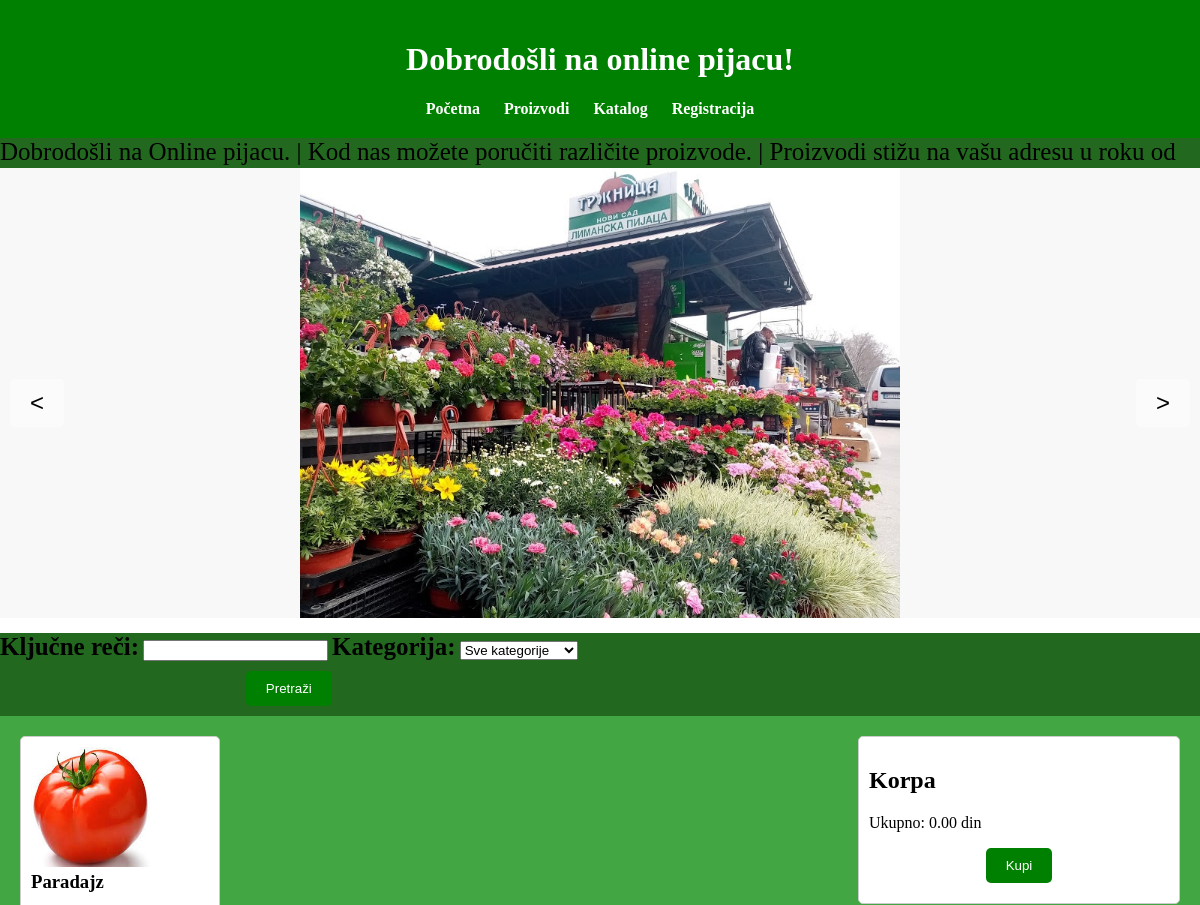
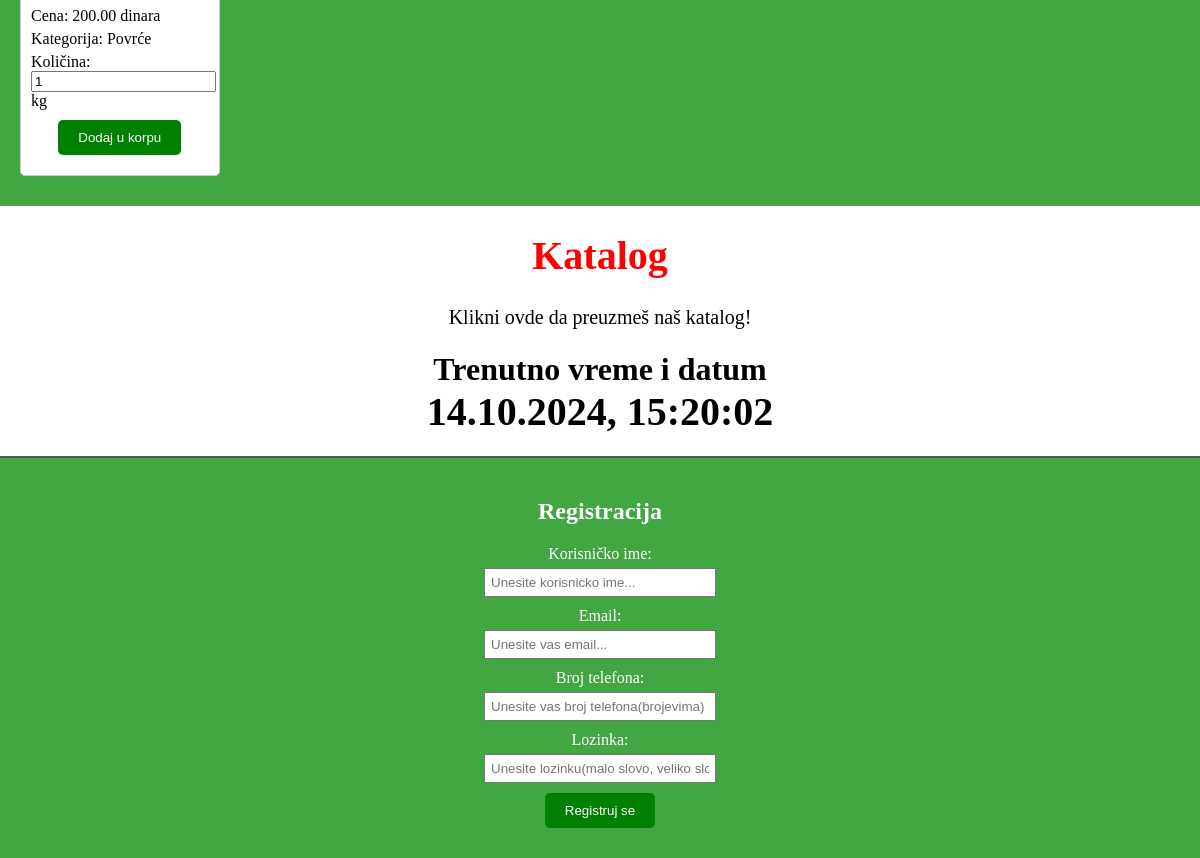
Screenshot of /index.php?kljucne-reci=Paradajz with the database file from the repository (2 pictures, top to bottom).
### tables this page shows
CREATE TABLE `proizvodi` (
  `id` int(11) NOT NULL,
  `ime` varchar(255) DEFAULT NULL,
  `cena` decimal(10,2) DEFAULT NULL,
  `kategorija` varchar(255) DEFAULT NULL,
  `slika` varchar(255) DEFAULT NULL,
  `jedinica` varchar(50) DEFAULT NULL
);

### index.php (the view, shortened to what this page needs)
<!DOCTYPE html>
<html lang="sr">
<head>
    <link rel="stylesheet" href="style.css">
</head>
<body>
<?php include 'bazapodataka.php'; ?>
<header>
        <h1>Dobrodošli na online pijacu!</h1>
        <nav>
            <ul>
                <li><a href="#">Početna</a></li>
                <li><a href="#proizvodi">Proizvodi</a></li>
                <li><a href="#preuzimanje">Katalog</a></li>
                <li><a href="#forma-registracija">Registracija</a></li>
            </ul>
        </nav>
</header>
<?php
    $marki_tekst = "Dobrodošli na Online pijacu. | Kod nas možete poručiti različite proizvode. | Proizvodi stižu na vašu adresu u roku od 2h. |";
    echo  "<marquee id='marki'>$marki_tekst</marquee>";
?>
    <div class="slider">
        <img src="pijace slike/liman.jpg" alt="Slika 1" class="trenutna-slika">
        <button id="prethodniBtn" class="dugme-slider prethodno-dugme">&lt;</button>
        <button id="sledeciBtn" class="dugme-slider sledece-dugme">&gt;</button>
    </div>
    <div id="pretraga">
    <form method="GET" action="<?php echo $_SERVER['PHP_SELF']; ?>">
    <label for="kljucne-reci">Ključne reči:</label>
    <input type="text" id="kljucne-reci" name="kljucne-reci">
    <label for="kategorija">Kategorija:</label>
    <select id="kategorija" name="kategorija">
        <option value="">Sve kategorije</option>
    </select>
    <button type="submit">Pretraži</button>
</form>
</div>
    <main>
    <section id="proizvodi">
<?php
if ($_SERVER["REQUEST_METHOD"] == "GET" && isset($_GET['kljucne-reci'])) {
    $kljucneReci = $_GET['kljucne-reci'];
    $sql = "SELECT * FROM proizvodi WHERE ime LIKE '%$kljucneReci%'";
    $rezultat = $conn->query($sql);
    if ($rezultat->num_rows > 0) {
        while($red = $rezultat->fetch_assoc()) {
            echo '<div class="proizvodi-kartica">';
            echo '<img src="' . $red["slika"] . '" alt="' . $red["ime"] . '">';
            echo '<h3>' . $red["ime"] . '</h3>';
            echo '<p>Cena: ' . $red["cena"] . ' dinara</p>';
            echo '<p>Kategorija: ' . $red["kategorija"] . '</p>';
            echo '<form class="dodaj-forma">';
            echo 'Količina: <input type="number" name="vidljiva-kolicina" value="1" min="1"> ' . $red["jedinica"];
            echo '<button type="button" onclick="dodajUKorpu(this)">Dodaj u korpu</button>';
            echo '</form>';
            echo '</div>';
        }
    } else {
        echo "Nema rezultata pretrage.";
    }
}
?>
</section>
        <section id="korpa">
            <h2>Korpa</h2>
            <p>Ukupno: <span id="ukupna-cena">0.00 din</span></p>
            <button id="dugme-kupovine" onclick="kupovina()">Kupi</button>
        </section>
    </main>
    <div id="preuzimanje">
    <h1>Katalog</h1>
    <a href="preuzmi_pdf.php">Klikni ovde da preuzmeš naš katalog!</a>
</div>
<div id="vreme">
    <h1>Trenutno vreme i datum <br><span id="sat"></span></h1>
</div>
        <footer>
    <h2>Registracija</h2>
    <form id="forma-registracija" action="obrada_podataka.php" method="POST">
        <label for="korisnicko_ime">Korisničko ime:</label>
        <input type="text" id="korisnicko_ime" name="korisnicko_ime" placeholder="Unesite korisnicko ime...">
        <label for="email">Email:</label>
        <input type="text" id="email" name="email" placeholder="Unesite vas email...">
        <label for="broj_telefona">Broj telefona:</label>
        <input type="tel" id="broj_telefona" name="broj_telefona" placeholder="Unesite vas broj telefona(brojevima)">
        <label for="lozinka">Lozinka:</label>
        <input type="password" id="lozinka" name="lozinka" placeholder="Unesite lozinku(malo slovo, veliko slovo, znak...)">
        <button type="submit">Registruj se</button>
    </form>
</footer>
</body>
</html>

### style.css (style rules this page uses)
html,body { margin: 0; padding: 0; }
header { background-color: green; color: #fff; padding: 20px; text-align: center; }
nav ul { list-style-type: none; padding: 0; margin: 0; }
nav ul li { display: inline; margin-right: 20px; }
nav ul li a { text-decoration: none; color: #fff; font-weight: bold; }
#marki { background-color: #22691f; color: #000; height: 30px; font-size: 25px; }
.slider { display: flex; justify-content: center; align-items: center; position: relative; background-color: #f8f8f8; }
.slider img { width:50%; display: block; }
.dugme-slider { position: absolute; top: 50%; transform: translateY(-50%); background-color: rgba(255, 255, 255, 0.5); border: none; font-size: 24px; color: #000; cursor: pointer; }
.prethodno-dugme { left: 10px; }
.sledece-dugme { right: 10px; }
#pretraga { background-color: #22691f; display: flex; align-items: center; margin-top: 15px; }
#pretraga label { font-size: 25px; font-weight: bold; }
main { background-color: rgb(66, 166, 66); display: flex; flex-wrap: wrap; justify-content: space-between; padding: 20px; position: relative; }
#proizvodi { flex: 1; display: flex; flex-wrap: wrap; width: 85%; }
#korpa { flex: 0 0 300px; border: 1px solid #ccc; padding: 10px; background-color: #fff; border-radius: 5px; margin-left: auto; height: 50%; position: sticky; top: 20px; max-height: calc(100% - 40px); overflow-y: auto; right: 0; }
.proizvodi-kartica { border: 1px solid #ccc; background-color: #fff; padding: 10px; margin-right: 10px; margin-bottom: 10px; border-radius: 5px; width: calc(25% - 10px); display: inline-block; box-sizing: border-box; }
.proizvodi-kartica img { width: 120px; height: 120px; }
.proizvodi-kartica h3 { margin-top: 0; }
.proizvodi-kartica p { margin: 5px 0; }
button { display: block; margin: 10px auto; padding: 10px 20px; background-color: green; color: #fff; border: none; border-radius: 5px; cursor: pointer; }
#preuzimanje { display: block; text-align: center; font-size: 20px; color: red; }
#preuzimanje a { color: black; text-decoration: none; }
#vreme { display: block; margin: auto; text-align: center; }
#sat { font-size: 40px; }
footer { background-color: rgb(66, 166, 66); color: #fff; text-align: center; padding: 20px; border-top: 2px solid #555; }
footer form { margin-bottom: 10px; }
footer label { display: block; margin-bottom: 5px; margin-top: 10px; }
footer input[type="text"], footer input[type="password"], footer input[type ="tel"], footer input[type="email"] { padding: 5px; width: 20%; box-sizing: border-box; margin: 0 auto; display: block; }
footer button[type="submit"] { background-color: green; color: #fff; border: none; padding: 10px 20px; cursor: pointer; border-radius: 5px; }

### rows the page displays
proizvodi: slika (picture), ime "Paradajz", cena "200.00", kategorija "Povrće", jedinica "kg"

### other values shown
$marki_tekst "Dobrodošli na Online pijacu. | Kod nas možete poručiti različite proizvode. | Proizvodi stižu na vašu adresu u roku od…"
